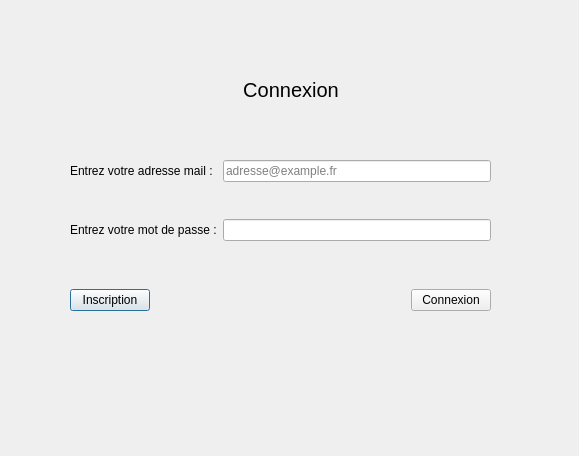
<?xml version="1.0" encoding="UTF-8"?>
<ui version="4.0">
 <class>ConnexionUtilisateurFen</class>
 <widget class="QDialog" name="ConnexionUtilisateurFen">
  <property name="geometry">
   <rect>
    <x>0</x>
    <y>0</y>
    <width>579</width>
    <height>456</height>
   </rect>
  </property>
  <property name="windowTitle">
   <string>Dialog</string>
  </property>
  <widget class="QWidget" name="horizontalLayoutWidget_2">
   <property name="geometry">
    <rect>
     <x>0</x>
     <y>50</y>
     <width>581</width>
     <height>80</height>
    </rect>
   </property>
   <layout class="QHBoxLayout" name="horizontalLayout_2">
    <item>
     <spacer name="horizontalSpacer">
      <property name="orientation">
       <enum>Qt::Horizontal</enum>
      </property>
      <property name="sizeHint" stdset="0">
       <size>
        <width>40</width>
        <height>20</height>
       </size>
      </property>
     </spacer>
    </item>
    <item>
     <widget class="QLabel" name="titre">
      <property name="enabled">
       <bool>true</bool>
      </property>
      <property name="sizePolicy">
       <sizepolicy hsizetype="Maximum" vsizetype="Maximum">
        <horstretch>0</horstretch>
        <verstretch>0</verstretch>
       </sizepolicy>
      </property>
      <property name="maximumSize">
       <size>
        <width>16777210</width>
        <height>16777215</height>
       </size>
      </property>
      <property name="font">
       <font>
        <pointsize>15</pointsize>
       </font>
      </property>
      <property name="cursor">
       <cursorShape>ArrowCursor</cursorShape>
      </property>
      <property name="mouseTracking">
       <bool>true</bool>
      </property>
      <property name="text">
       <string>Connexion</string>
      </property>
      <property name="alignment">
       <set>Qt::AlignCenter</set>
      </property>
     </widget>
    </item>
    <item>
     <spacer name="horizontalSpacer_2">
      <property name="orientation">
       <enum>Qt::Horizontal</enum>
      </property>
      <property name="sizeHint" stdset="0">
       <size>
        <width>40</width>
        <height>20</height>
       </size>
      </property>
     </spacer>
    </item>
   </layout>
  </widget>
  <widget class="QWidget" name="formLayoutWidget">
   <property name="geometry">
    <rect>
     <x>70</x>
     <y>160</y>
     <width>421</width>
     <height>151</height>
    </rect>
   </property>
   <layout class="QFormLayout" name="formLayout">
    <item row="0" column="0">
     <widget class="QLabel" name="label_mail">
      <property name="text">
       <string>Entrez votre adresse mail :</string>
      </property>
     </widget>
    </item>
    <item row="0" column="1">
     <widget class="QLineEdit" name="lineEdit_mail">
      <property name="placeholderText">
       <string>adresse@example.fr</string>
      </property>
     </widget>
    </item>
    <item row="1" column="0">
     <spacer name="verticalSpacer_2">
      <property name="orientation">
       <enum>Qt::Vertical</enum>
      </property>
      <property name="sizeHint" stdset="0">
       <size>
        <width>20</width>
        <height>30</height>
       </size>
      </property>
     </spacer>
    </item>
    <item row="2" column="0">
     <widget class="QLabel" name="label_mdp">
      <property name="text">
       <string>Entrez votre mot de passe :</string>
      </property>
     </widget>
    </item>
    <item row="2" column="1">
     <widget class="QLineEdit" name="lineEdit_mdp"/>
    </item>
    <item row="3" column="0">
     <spacer name="verticalSpacer">
      <property name="orientation">
       <enum>Qt::Vertical</enum>
      </property>
      <property name="sizeHint" stdset="0">
       <size>
        <width>20</width>
        <height>40</height>
       </size>
      </property>
     </spacer>
    </item>
    <item row="4" column="0">
     <widget class="QPushButton" name="inscription">
      <property name="text">
       <string>Inscription</string>
      </property>
     </widget>
    </item>
    <item row="4" column="1">
     <layout class="QHBoxLayout" name="horizontalLayout_3">
      <item>
       <spacer name="horizontalSpacer_3">
        <property name="orientation">
         <enum>Qt::Horizontal</enum>
        </property>
        <property name="sizeHint" stdset="0">
         <size>
          <width>40</width>
          <height>20</height>
         </size>
        </property>
       </spacer>
      </item>
      <item>
       <widget class="QPushButton" name="pushButton_connexion">
        <property name="text">
         <string>Connexion</string>
        </property>
       </widget>
      </item>
     </layout>
    </item>
   </layout>
  </widget>
 </widget>
 <resources/>
 <connections/>
</ui>
